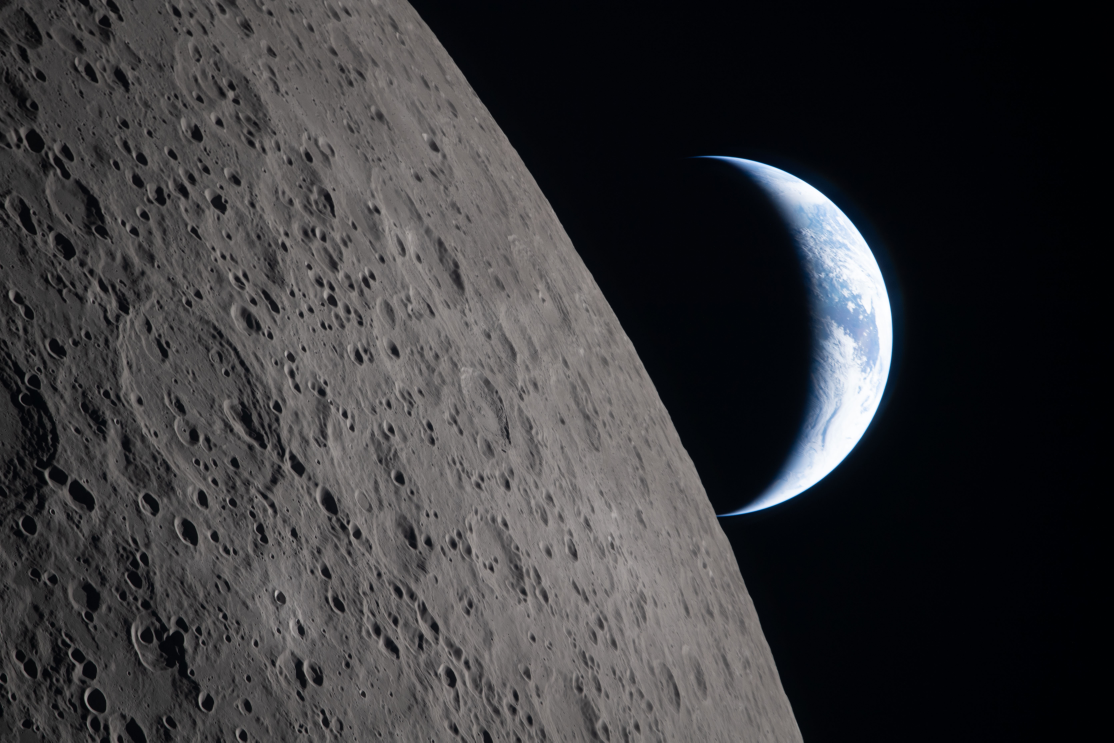
#> input picture art002e009286~orig.jpg, 5568 x 3712 px, given as the content of the folder /Users/mikemurray/Desktop/Moon Images, which was not available (shown at 1/5 size)
$ python render.py
#> lines starting #> are read from the running program, lines starting #| are printed output that depends on the picture; pictures that were not available may be replaced by others from this repository, and a replacement may not be noted
#> in main, img is the input picture: PIL image 5568x3712 RGB; mean R, G, B 56.8, 56.3, 58.5
#!/usr/bin/env python3
"""
Render telescope moon viewer as a video file.
Outputs frames to ffmpeg via pipe for smooth, glitch-free playback.
"""

import subprocess
import random
import math
import glob
import os
import sys
from PIL import Image
import numpy as np

# Output
OUTPUT_FILE = "/Users/mikemurray/Desktop/telescope_moon.mp4"
SCREEN_W, SCREEN_H = 480, 480
FPS = 30

# Source images
IMAGE_DIR = "/Users/mikemurray/Desktop/Moon Images"

# Zoom range
MIN_ZOOM = 1.0
MAX_ZOOM = 5.0

# Timing (in seconds)
MOVE_DURATION_BASE = 12.0
MOVES_PER_IMAGE = 2  # zoom in, zoom out, then next image
CROSSFADE_DURATION = 2.5

# Interest map
GRID_SIZE = 16


def ease_in_out(t):
    t = max(0.0, min(1.0, t))
    if t < 0.5:
        return 16 * t * t * t * t * t
    return 1 - pow(-2 * t + 2, 5) / 2


def build_interest_map(img_array):
    h, w = img_array.shape[:2]
#> h = 3712; w = 5568
    cell_w = w // GRID_SIZE
#> cell_w = 348
    cell_h = h // GRID_SIZE
#> cell_h = 232
    scores = []

    for gy in range(GRID_SIZE):
        for gx in range(GRID_SIZE):
            y0 = gy * cell_h
            x0 = gx * cell_w
            cell = img_array[y0:y0+cell_h, x0:x0+cell_w]
            # Luminance
            lum = cell[:,:,0] * 0.299 + cell[:,:,1] * 0.587 + cell[:,:,2] * 0.114
            variance = np.var(lum)
            brightness = np.mean(lum) / 255.0
            score = variance * (0.3 + brightness)
            scores.append((gx, gy, score))
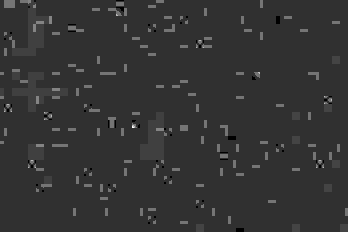
#> lum: shape (232, 348) float64; min 0.228, max 3.93, mean 0.978; drawn with min black and max white
#> after the loop, scores = 256 items, first 6: (0, 0, 162.9), (1, 0, 271.7), (2, 0, 156), (3, 0, 204), (4, 0, 129.3), (5, 0, 209.2)

    scores.sort(key=lambda s: s[2], reverse=True)
    top_count = max(3, len(scores) // 3)
#> top_count = 85
    return scores[:top_count], cell_w, cell_h


def pick_zoom_in(img_w, img_h, interest_map, cell_w, cell_h):
    zoom = random.uniform(2.5, MAX_ZOOM)
    view_w = SCREEN_W / zoom
    view_h = SCREEN_H / zoom
    gx, gy, _ = random.choice(interest_map)
    cx = (gx + 0.5) * cell_w + random.uniform(-cell_w * 0.3, cell_w * 0.3)
    cy = (gy + 0.5) * cell_h + random.uniform(-cell_h * 0.3, cell_h * 0.3)
    margin_x = view_w / 2
    margin_y = view_h / 2
    cx = max(margin_x, min(cx, img_w - margin_x))
    cy = max(margin_y, min(cy, img_h - margin_y))
    return cx, cy, zoom


def render_frame(img, cx, cy, zoom):
    """Extract and scale a view from the image."""
    img_w, img_h = img.size
    view_w = SCREEN_W / zoom
    view_h = SCREEN_H / zoom
    x0 = cx - view_w / 2
    y0 = cy - view_h / 2
    x0 = max(0, min(x0, img_w - view_w))
    y0 = max(0, min(y0, img_h - view_h))
    box = (int(x0), int(y0), int(x0 + view_w), int(y0 + view_h))
    cropped = img.crop(box)
    return cropped.resize((SCREEN_W, SCREEN_H), Image.LANCZOS)


def blend_frames(frame_a, frame_b, t):
    """Crossfade between two PIL images."""
    return Image.blend(frame_a, frame_b, t)


def main():
    image_paths = sorted(glob.glob(os.path.join(IMAGE_DIR, "*.jpg")))
    if not image_paths:
        print("No images found!")
        sys.exit(1)
    print(f"Found {len(image_paths)} images")

    # Load all images (they're only ~2MB each)
    images = []
    interest_maps = []
    for p in image_paths:
        img = Image.open(p).convert("RGB")
        images.append(img)
        arr = np.array(img)
        imap, cw, ch = build_interest_map(arr)
#> imap = 85 items, first 6: (12, 8, 10280.9), (12, 5, 10130.8), (12, 9, 7952.5), (11, 10, 7379.9), (12, 6, 6994.2), (11, 4, 6275.1); cw = 348; ch = 232
        interest_maps.append((imap, cw, ch))
        print(f"  Loaded {os.path.basename(p)} ({img.size[0]}x{img.size[1]}), {len(imap)} hot regions")
#|   Loaded art002e009286~orig.jpg (5568x3712), 85 hot regions

    random.shuffle(list(range(len(images))))
    order = list(range(len(images)))
#> order = [0]
    random.shuffle(order)

    # Calculate total frames: each image gets MOVES_PER_IMAGE moves + crossfade
    # Go through all images twice for a nice long loop
    num_cycles = 2
    sequence = []
    for _ in range(num_cycles):
        random.shuffle(order)
        sequence.extend(order)
#> after the loop, sequence = [0, 0]

    total_moves = len(sequence) * MOVES_PER_IMAGE
#> total_moves = 4
    move_seconds = MOVE_DURATION_BASE
    crossfade_seconds = CROSSFADE_DURATION
    total_seconds = len(sequence) * (MOVES_PER_IMAGE * move_seconds + crossfade_seconds)
#> total_seconds = 53
    total_frames = int(total_seconds * FPS)
#> total_frames = 1590
    print(f"Rendering {total_seconds:.0f}s ({total_frames} frames) at {FPS}fps, {SCREEN_W}x{SCREEN_H}")
#| Rendering 53s (1590 frames) at 30fps, 480x480

    # Start ffmpeg
    ffmpeg_cmd = [
        "ffmpeg", "-y",
        "-f", "rawvideo",
        "-vcodec", "rawvideo",
        "-s", f"{SCREEN_W}x{SCREEN_H}",
        "-pix_fmt", "rgb24",
        "-r", str(FPS),
        "-i", "-",
        "-c:v", "libx264",
        "-preset", "medium",
        "-crf", "18",
        "-pix_fmt", "yuv420p",
        "-movflags", "+faststart",
        OUTPUT_FILE
    ]
#> (the run stopped early here; a loop or call above may not have finished)

$ run again, on art002e012090~orig.jpg
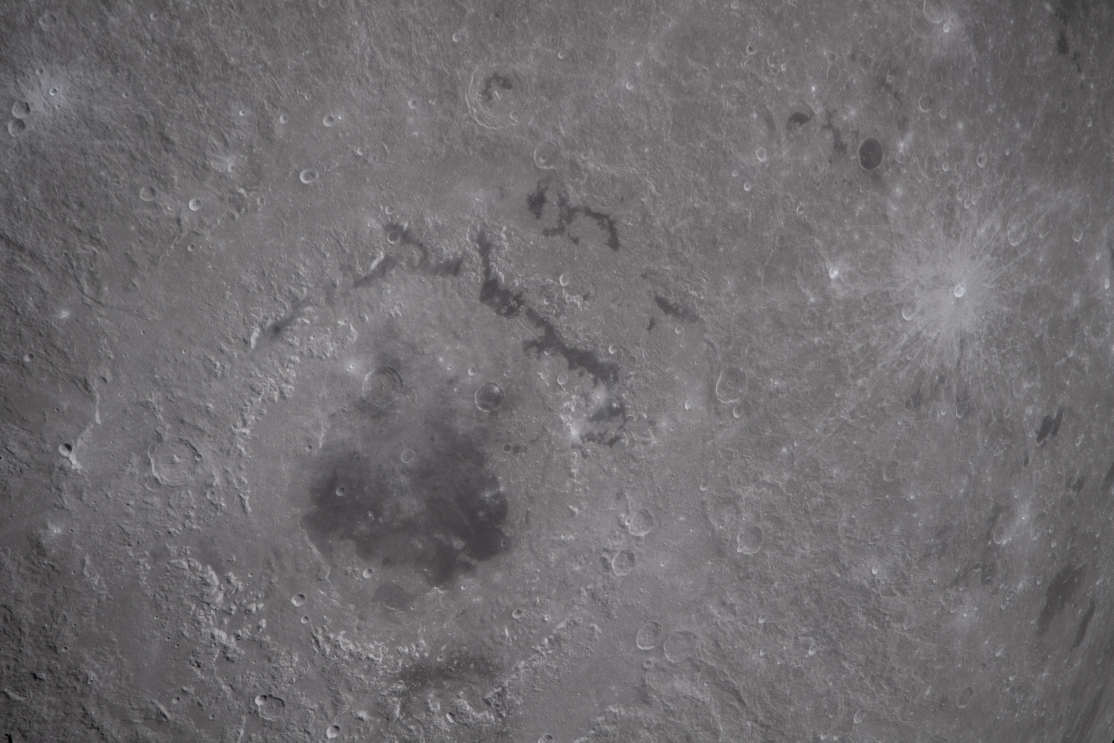
#> input picture art002e012090~orig.jpg, 5568 x 3712 px, given as the content of the folder /Users/mikemurray/Desktop/Moon Images, which was not available (shown at 1/5 size)
#> in main, img is the input picture: PIL image 5568x3712 RGB; mean R, G, B 111.2, 109.1, 111.3
#> after the loop in build_interest_map, `for gy in range(GRID_SIZE):`:
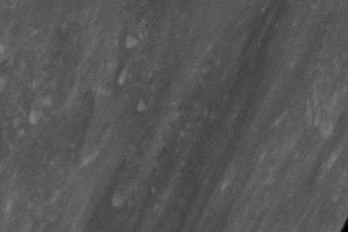
#> lum: shape (232, 348) float64; min 0, max 128, mean 87.8
#> after the loop in build_interest_map, `for gy in range(GRID_SIZE):`: scores = 256 items, first 6: (0, 0, 65.52), (1, 0, 60.01), (2, 0, 66.54), (3, 0, 53.46), (4, 0, 46.28), (5, 0, 61.26)
#> top_count = 85
#> imap = 85 items, first 6: (7, 11, 299.8), (5, 14, 293.5), (8, 8, 292.4), (3, 13, 288.2), (6, 12, 269.8), (8, 9, 256); cw = 348; ch = 232
#|   Loaded art002e012090~orig.jpg (5568x3712), 85 hot regions
#> order = [0]
#> after the loop in main, `for _ in range(num_cycles):`: sequence = [0, 0]
#> total_moves = 4
#> total_seconds = 53
#> total_frames = 1590
#| Rendering 53s (1590 frames) at 30fps, 480x480

$ run again, on art002e012093~orig.jpg
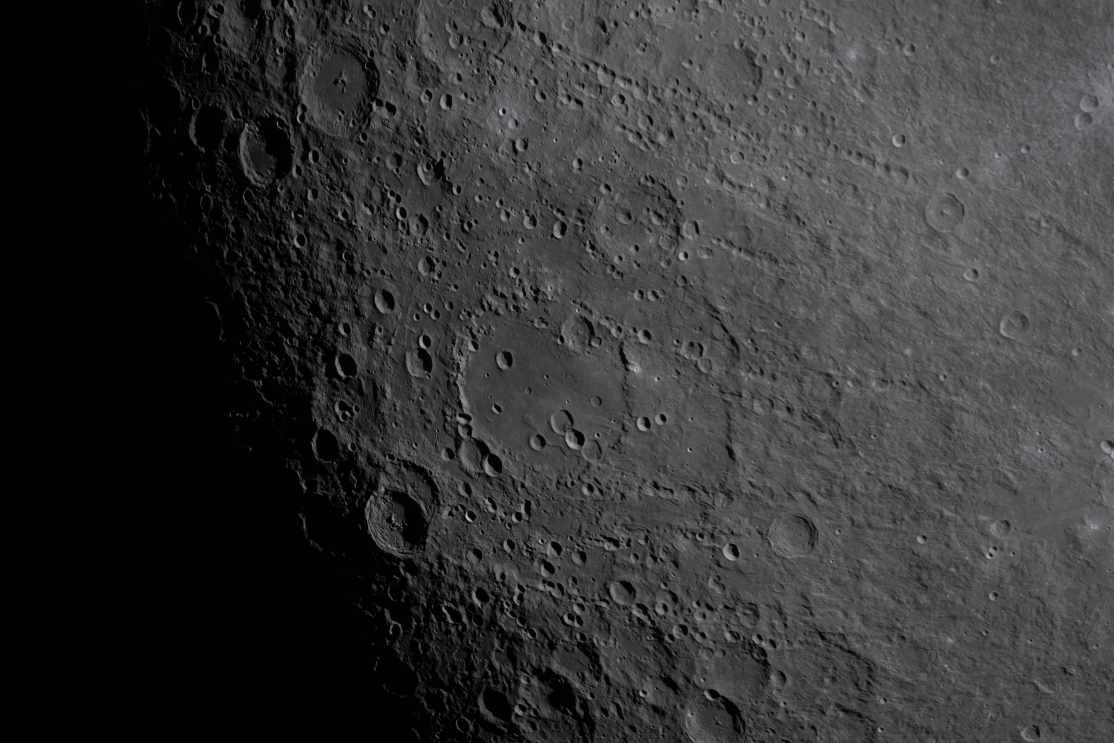
#> input picture art002e012093~orig.jpg, 5568 x 3712 px, given as the content of the folder /Users/mikemurray/Desktop/Moon Images, which was not available (shown at 1/5 size)
#> in main, img is the input picture: PIL image 5568x3712 RGB; mean R, G, B 52.6, 51.5, 52.6
#> after the loop in build_interest_map, `for gy in range(GRID_SIZE):`:
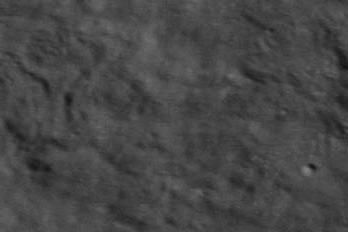
#> lum: shape (232, 348) float64; min 22, max 132, mean 71
#> after the loop in build_interest_map, `for gy in range(GRID_SIZE):`: scores = 256 items, first 6: (0, 0, 0.00439), (1, 0, 0.00105), (2, 0, 65.18), (3, 0, 297.5), (4, 0, 284.5), (5, 0, 223.3)
#> top_count = 85
#> imap = 85 items, first 6: (5, 11, 506.7), (6, 7, 497.4), (7, 12, 478.8), (7, 0, 466.6), (9, 13, 448.7), (7, 11, 445.6); cw = 348; ch = 232
#|   Loaded art002e012093~orig.jpg (5568x3712), 85 hot regions
#> order = [0]
#> after the loop in main, `for _ in range(num_cycles):`: sequence = [0, 0]
#> total_moves = 4
#> total_seconds = 53
#> total_frames = 1590
#| Rendering 53s (1590 frames) at 30fps, 480x480

$ run again, on art002e012129~orig.jpg
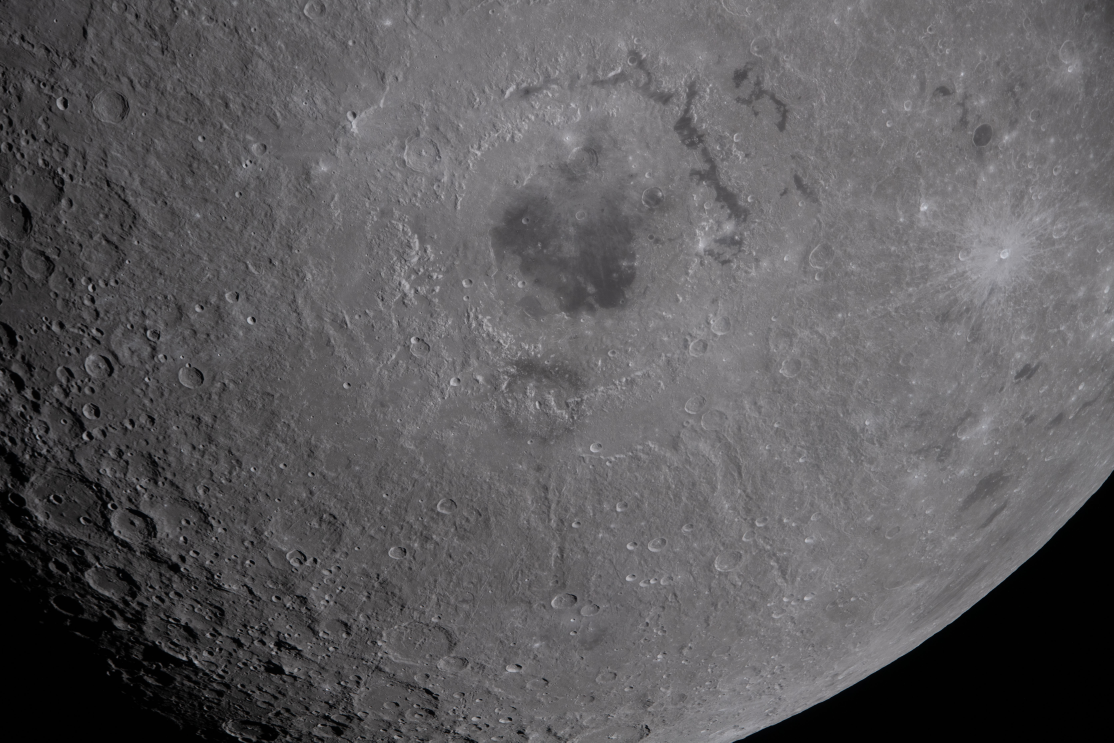
#> input picture art002e012129~orig.jpg, 5568 x 3712 px, given as the content of the folder /Users/mikemurray/Desktop/Moon Images, which was not available (shown at 1/5 size)
#> in main, img is the input picture: PIL image 5568x3712 RGB; mean R, G, B 92.8, 91.2, 93.3
#> after the loop in build_interest_map, `for gy in range(GRID_SIZE):`:
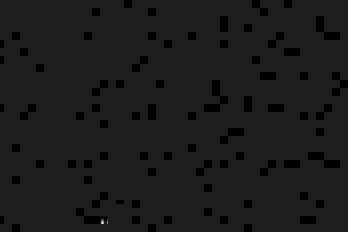
#> lum: shape (232, 348) float64; min 0, max 8.31, mean 0.915; drawn with min black and max white
#> after the loop in build_interest_map, `for gy in range(GRID_SIZE):`: scores = 256 items, first 6: (0, 0, 70.95), (1, 0, 120), (2, 0, 140), (3, 0, 103.6), (4, 0, 100.3), (5, 0, 122.3)
#> top_count = 85
#> imap = 85 items, first 6: (12, 14, 2494.3), (13, 13, 2074.8), (11, 15, 1840.2), (14, 12, 1686.7), (15, 10, 1449), (10, 15, 923.1); cw = 348; ch = 232
#|   Loaded art002e012129~orig.jpg (5568x3712), 85 hot regions
#> order = [0]
#> after the loop in main, `for _ in range(num_cycles):`: sequence = [0, 0]
#> total_moves = 4
#> total_seconds = 53
#> total_frames = 1590
#| Rendering 53s (1590 frames) at 30fps, 480x480
